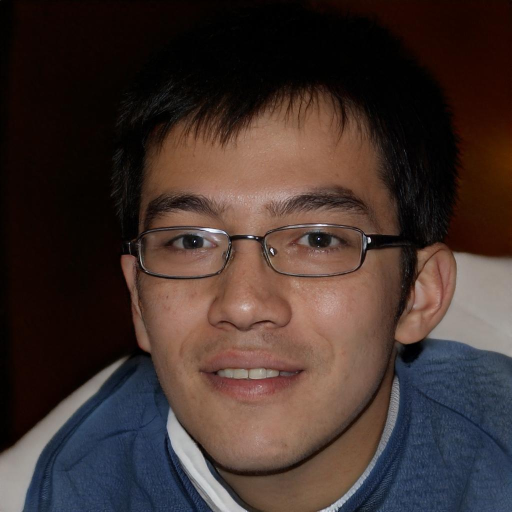
#> input picture Cares/00001c3c3f3f7cbf.jpg, 1024 x 1024 px (shown at 1/2 size); its folder holds 4 pictures in this run
$ python preprocessing.py
#> lines starting #> are read from the running program, lines starting #| are printed output that depends on the picture; pictures that were not available may be replaced by others from this repository, and a replacement may not be noted
from turtle import left
import numpy as np
import cv2
import pandas as pd
import os
import shutil

finalImageSize = (32,48)

#Restablecer en caso de que sea necesario
try:
    shutil.rmtree('./Preprocesado')
except:
    print("No se ha encontrado la carpeta de Preprocesado")

#PATHS DESTINO
destFacesPath = './Preprocesado/Ojos/'
destNoEyesPath = './Preprocesado/No_ojos/'

#CREANDO ENTORNO
os.mkdir("Preprocesado")
os.mkdir(destFacesPath)
os.mkdir(destNoEyesPath)


#CARGAR NOMBRES DE LAS IMAGENES
facesPath = './Cares/'
noEyesPath = './No_ulls/'
faceImages = os.listdir(facesPath)
NoEyesImages = os.listdir(noEyesPath)

# print("CARAS:\n",faceImages)
# print("SIN OJOS:\n",noEyesPath)
i=0

#PREPROCESSING POR CADA IMAGEN DE CARAS
for name in faceImages:
    img = cv2.imread(facesPath+name)
#> img is the input picture: shape (1024, 1024, 3); mean B, G, R 46.1, 50.1, 65.5
    imgray = cv2.cvtColor(img,cv2.COLOR_BGR2GRAY)
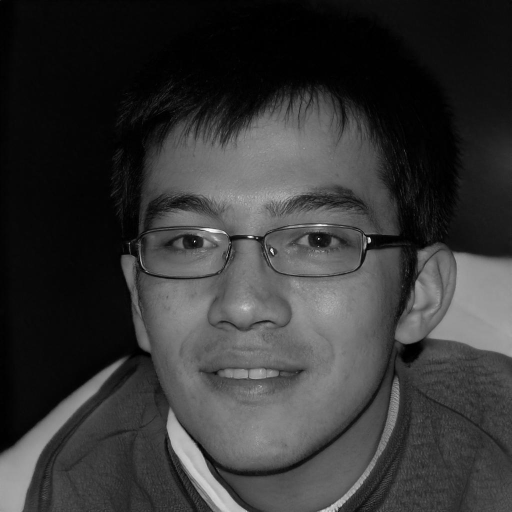
#> imgray: shape (1024, 1024) (shown at 1/2 size); min 0, max 255, mean 54.2
    leftEye = imgray[413:413+4*finalImageSize[0], 284:284+4*finalImageSize[1]]
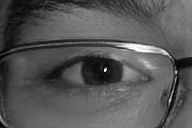
#> leftEye: shape (128, 192); min 0, max 255, mean 86
    rightEye = imgray[413:413+4*finalImageSize[0], 550:550+4*finalImageSize[1]]
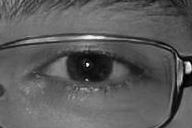
#> rightEye: shape (128, 192); min 0, max 253, mean 91.7
    leftEye = cv2.resize(leftEye,(finalImageSize[1],finalImageSize[0]))
#> leftEye: shape (32, 48)
    rightEye = cv2.resize(rightEye,(finalImageSize[1],finalImageSize[0]))
#> rightEye: shape (32, 48)
    cv2.imwrite(destFacesPath+str(i)+'L.jpg', leftEye)
    cv2.imwrite(destFacesPath+str(i)+'R.jpg', rightEye)
    i+=1
#> pass 2 of the loop `for name in faceImages:`:
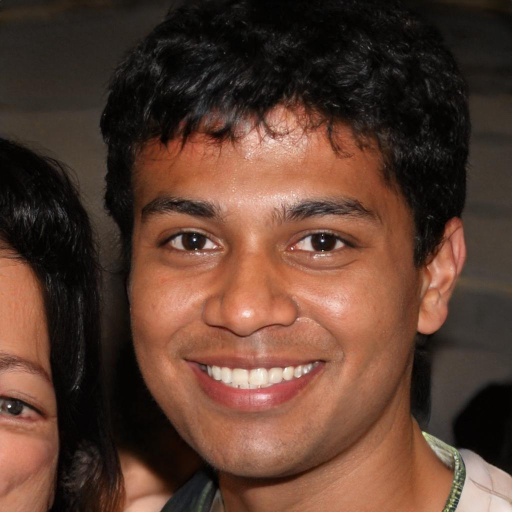
#> input picture Cares/00001c3cbfbc9e8f.jpg, 1024 x 1024 px (shown at 1/2 size)
#> img is the input picture: shape (1024, 1024, 3); mean B, G, R 48.6, 62.1, 91.7
#> `leftEye = imgray[413:413+4*finalImageSize[0], 284:284+4*finalImageSize..`:
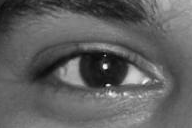
#> leftEye: shape (128, 192); min 2, max 248, mean 95
#> `rightEye = cv2.resize(rightEye,(finalImageSize[1],finalImageSize[0]))`:
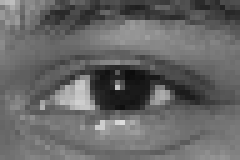
#> rightEye: shape (32, 48) (shown 5 times larger); min 12, max 222, mean 102.4
#> pass 3 of the loop `for name in faceImages:`:
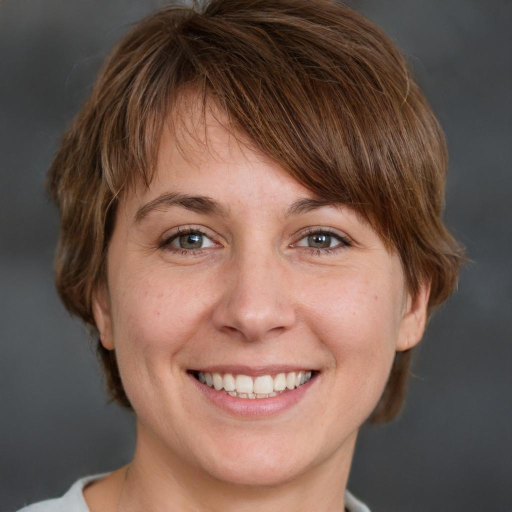
#> input picture Cares/000038383e3e3c7c.jpg, 1024 x 1024 px (shown at 1/2 size)
#> img is the input picture: shape (1024, 1024, 3); mean B, G, R 79.2, 89.9, 114.1
#> `leftEye = imgray[413:413+4*finalImageSize[0], 284:284+4*finalImageSize..`:
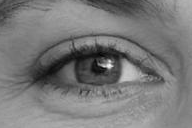
#> leftEye: shape (128, 192); min 1, max 250, mean 121
#> `rightEye = cv2.resize(rightEye,(finalImageSize[1],finalImageSize[0]))`:
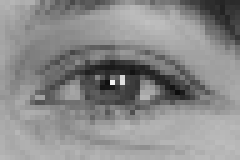
#> rightEye: shape (32, 48) (shown 5 times larger); min 13, max 241, mean 138.2
#> the loop made 4 passes; the first 3 are shown

#PREPROCESSING POR CADA IMAGEN SIN OJOS
for name in NoEyesImages:
    img = cv2.imread(noEyesPath+name)
    imgray = cv2.cvtColor(img,cv2.COLOR_BGR2GRAY)
    maxX=int(imgray.shape[1]/finalImageSize[1])
#> maxX = 21
    maxY=int(imgray.shape[0]/finalImageSize[0])
#> maxY = 32
    print(maxY,maxX)
#| 32 21
    for stepY in range(maxY-1):
        for stepX in range(maxX-1):
            cropped = imgray[stepY*finalImageSize[0]:(stepY+1)*finalImageSize[0],
                            stepX*finalImageSize[1]:(stepX+1)*finalImageSize[1]]
            cv2.imwrite(destNoEyesPath+str(i)+'.jpg', cropped)
            i+=1
#> this loop made 31 passes
#> pass 1, `cv2.imwrite(destNoEyesPath+str(i)+'.jpg', cropped)`:
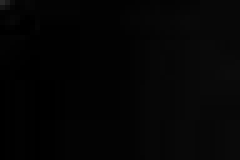
#> saved as 4.jpg: shape (32, 48) (shown 5 times larger); min 0, max 40, mean 4.1
#> pass 1, `cv2.imwrite(destNoEyesPath+str(i)+'.jpg', cropped)`:
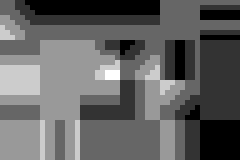
#> saved as 5.jpg: shape (32, 48) (shown 5 times larger); min 5, max 10, mean 6.92; drawn with min black and max white
#> pass 1, `cv2.imwrite(destNoEyesPath+str(i)+'.jpg', cropped)`:
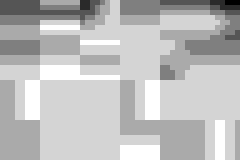
#> saved as 6.jpg: shape (32, 48) (shown 5 times larger); min 2, max 8, mean 6.46; drawn with min black and max white
#> pass 1, `cv2.imwrite(destNoEyesPath+str(i)+'.jpg', cropped)`:
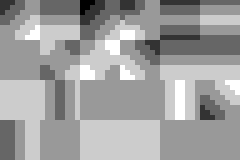
#> saved as 7.jpg: shape (32, 48) (shown 5 times larger); min 3, max 8, mean 6.12; drawn with min black and max white
